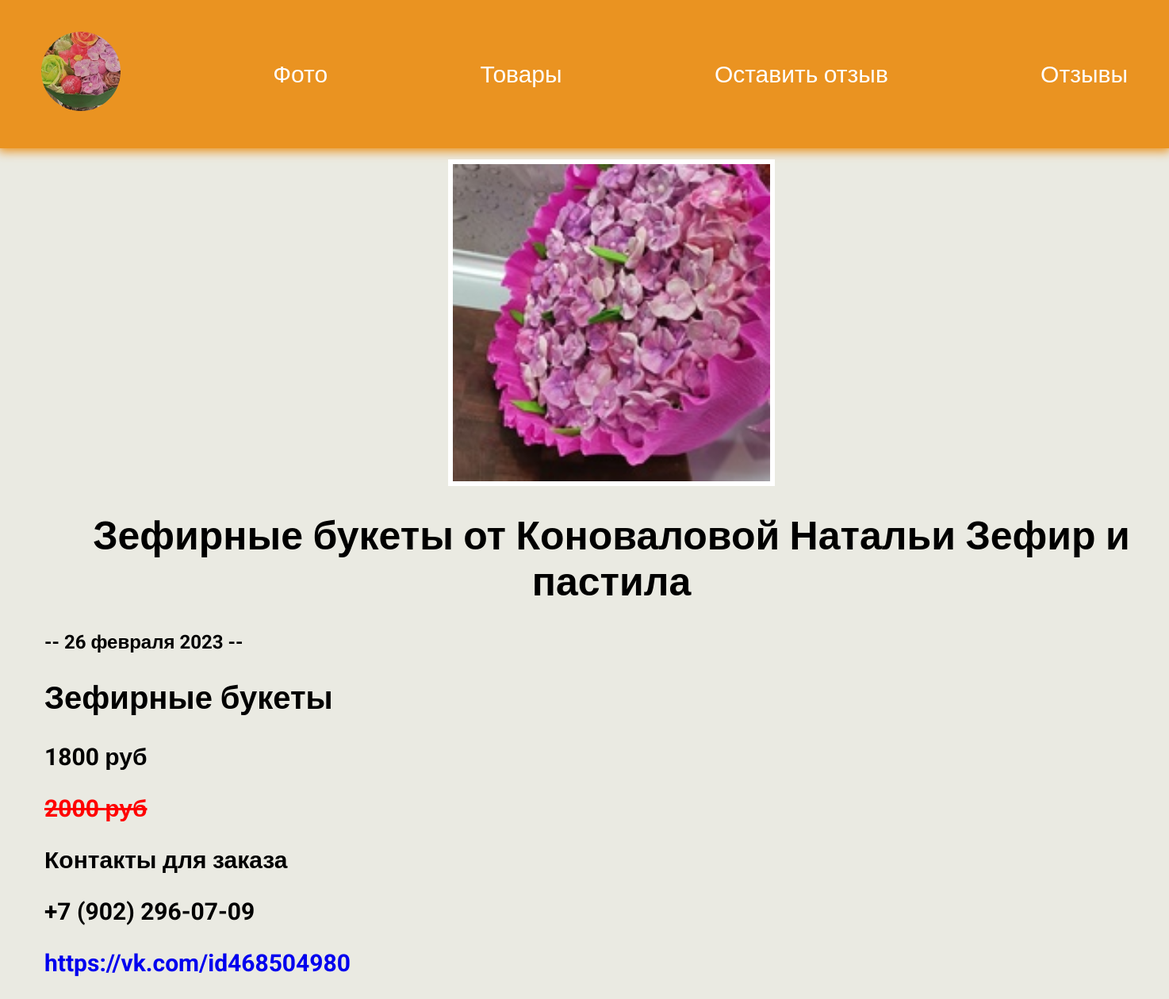
The app's page /product/49/, older data.
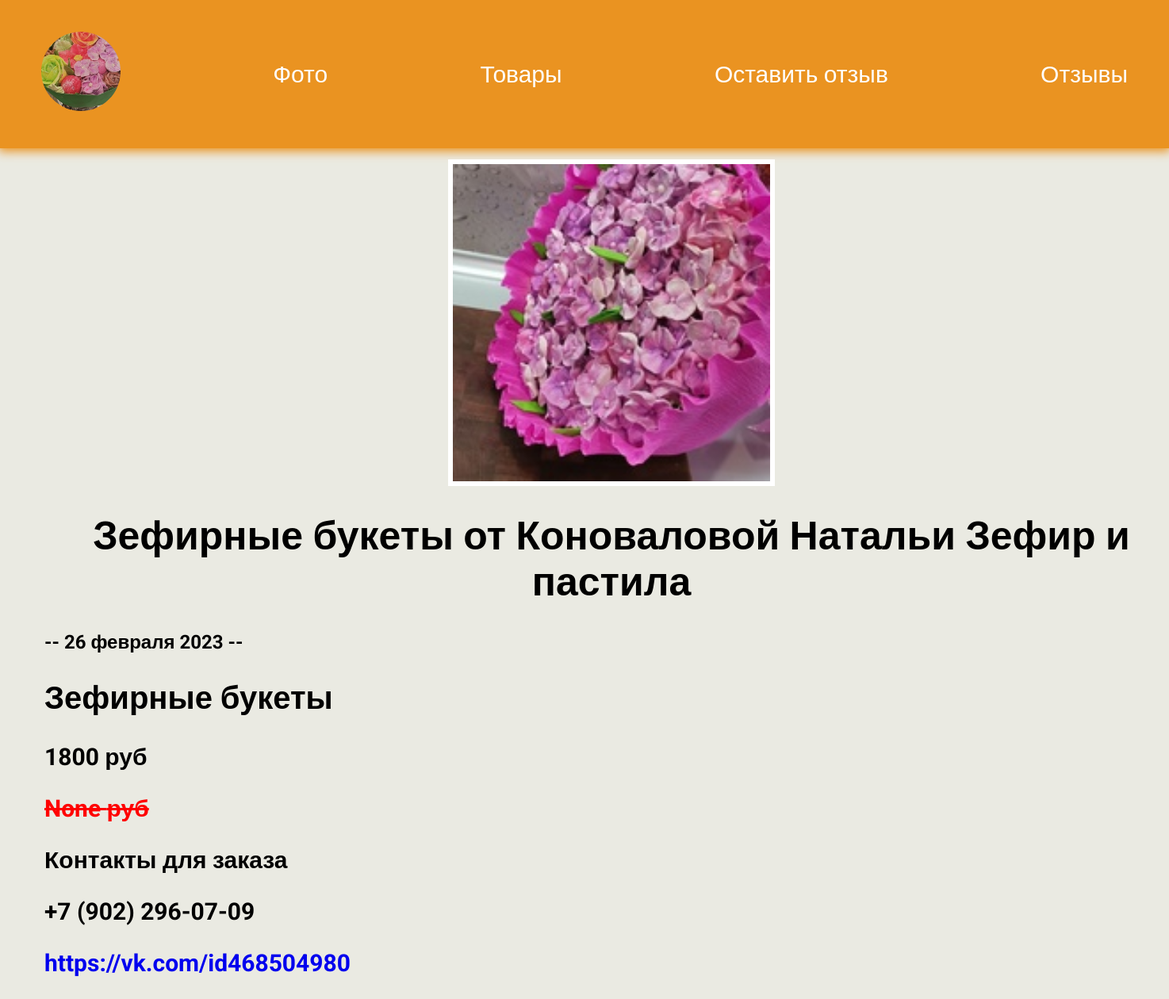
The same page, newer data.
### product/models.py (models this page shows, shortened)
class Product(models.Model):
    title = models.CharField(max_length=200, null=True, blank=True)
    name = models.CharField(max_length=200, null=True, blank=True)
    date = models.DateField()
    image = models.ImageField(upload_to='web/images/')
    new_price = models.IntegerField(default=0, null=True, blank=True)
    old_price = models.IntegerField(default=0, null=True, blank=True)

### product/views.py (the view)
# urls.py: path("<int:product_id>/", views.detail, name='detail'),
def detail(request, product_id):
    product = get_object_or_404(Product, pk=product_id)
    return render(request, 'product/details.html', {'product': product})

### product/templates/product/details.html
{% extends 'web/base.html' %}
{% load static %}
{% block content %}
<div class="detail">
    <img src="{{ product.image.url }}" alt="">
    <h1>{{ product.title }}</h1>
    <h2>-- {{ product.date|date:'j E Y' }} --</h2>
    <h2 class="name">{{ product.name }}</h2>
    <p>{{ product.new_price }} руб</p>
    <p class="old_price">{{ product.old_price }} руб</p>
    <p>Контакты для заказа</p>
    <p>+7 (902) 296-07-09</p>
    <a href="https://vk.com/id468504980" target="_blank">
        <p>https://vk.com/id468504980</p>
    </a>
</div>
{% endblock %}

Row changes from the older to the newer data that the page shows:
changed Product "Зефирные букеты от Коноваловой Натальи Зефир и пастила": old_price "2000" → "None"
